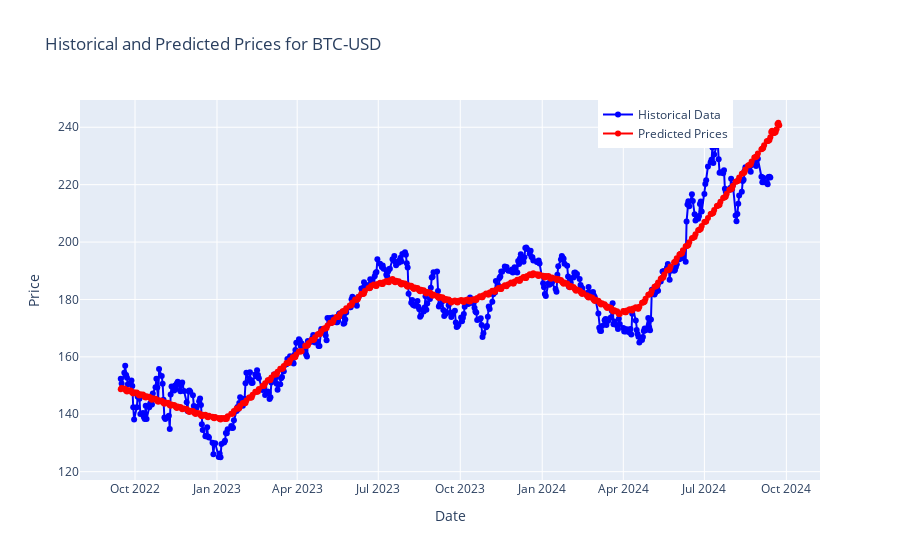

The notebook cell saved with this chart:
### Code cell
model = Prophet()
model.fit(forecast_data)

future = model.make_future_dataframe(periods=10)
forecast = model.predict(future)

predicted_prices = forecast[['ds', 'yhat']].tail(700)

trace1 = go.Scatter(x=forecast_data['ds'], y=forecast_data['y'], mode='lines+markers', name='Historical Data', marker=dict(color='blue'))

trace2 = go.Scatter(x=predicted_prices['ds'], y=predicted_prices['yhat'], mode='lines+markers', name='Predicted Prices', marker=dict(color='red'))

layout = go.Layout(
    title='Historical and Predicted Prices for BTC-USD',
    xaxis=dict(title='Date'),
    yaxis=dict(title='Price'),
    legend=dict(x=0.7, y=1),
    hovermode='closest'
)

fig = go.Figure(data=[trace1, trace2], layout=layout)
fig.show()

### Figure 1 — Plotly figure (JSON) as saved in the notebook; plotly's stock layout.template omitted (floating-point values rounded to 4 significant figures; data arrays with more than 128 entries replaced by an {"elided": "..."} marker saying what was removed)
{"data": [{"marker": {"color": "blue"}, "mode": "lines+markers", "name": "Historical Data", "type": "scatter", "x": {"elided": "502 str values"}, "y": {"elided": "502 float values"}}, {"marker": {"color": "red"}, "mode": "lines+markers", "name": "Predicted Prices", "type": "scatter", "x": {"elided": "512 str values"}, "y": {"elided": "512 float values"}}], "layout": {"hovermode": "closest", "legend": {"x": 0.7, "y": 1}, "title": {"text": "Historical and Predicted Prices for BTC-USD"}, "xaxis": {"title": {"text": "Date"}}, "yaxis": {"title": {"text": "Price"}}}}
